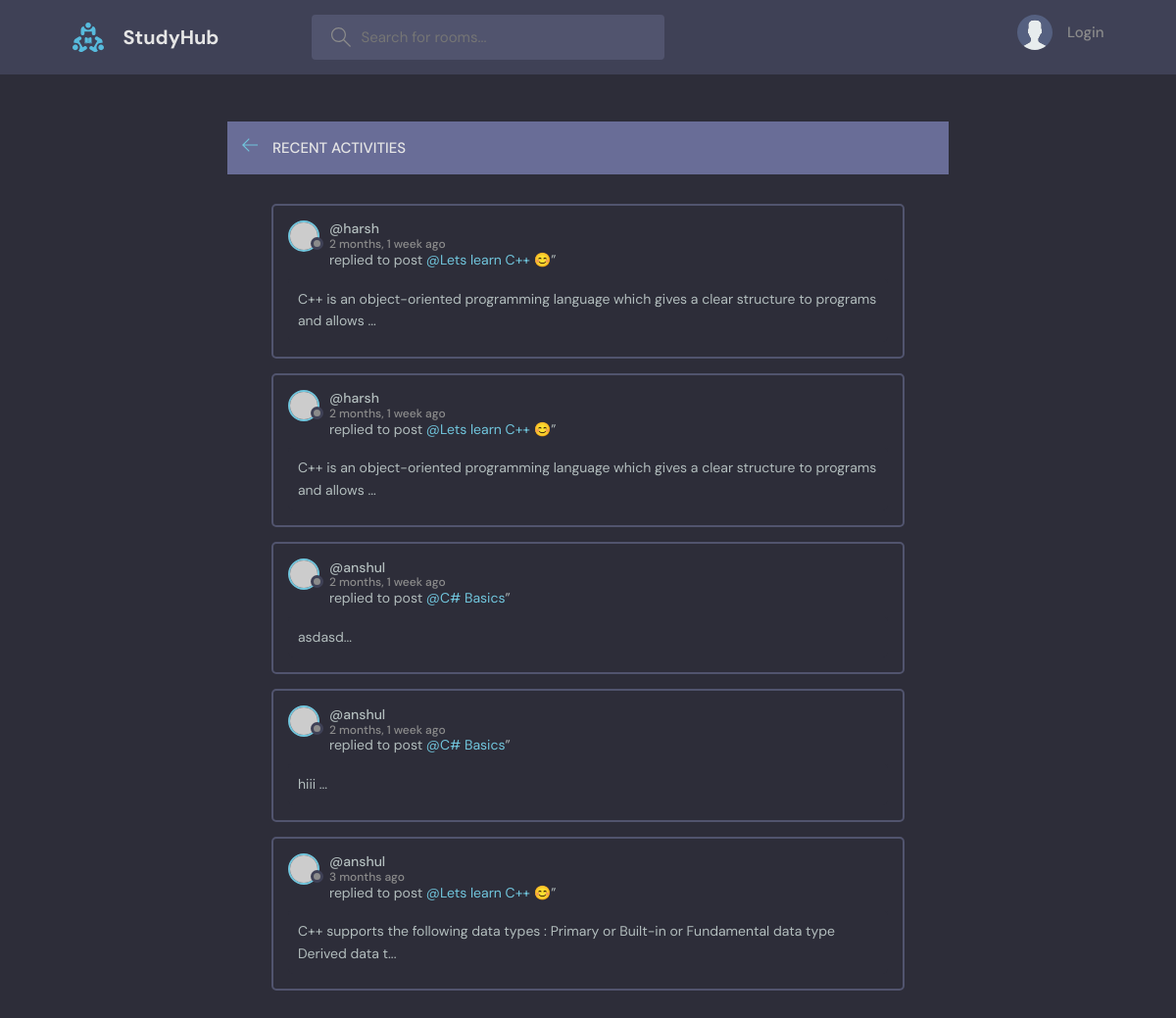
The page /recent-activity on the database its author committed.
### base/models.py (models this page shows, shortened)
class Message(models.Model):
    user = models.ForeignKey( User, on_delete=models.CASCADE)
    room =  models.ForeignKey(Room , on_delete=models.CASCADE)
    body = models.TextField()
    updated = models.DateTimeField(auto_now=True)
    created = models.DateTimeField(auto_now_add=True)
    likes = models.ManyToManyField(User , related_name='likes' ,blank=True)
    class Meta:
        ordering = ['-updated' , '-created']
    def __str__(self):
        return self.body[:100]

class Room(models.Model):
    host = models.ForeignKey(User , on_delete=models.SET_NULL , null=True)
    topic =models.ForeignKey(Topic , on_delete=models.SET_NULL , null=True )
    name = models.CharField(max_length=200)
    description = models.TextField(null=True , blank=True)
    participants = models.ManyToManyField(User , related_name='participants' ,blank=True)
    updated = models.DateTimeField(auto_now=True)
    created = models.DateTimeField(auto_now_add=True)
    class Meta:
        ordering = ['-updated' , '-created']

### base/views.py (the view)
# urls.py: path('recent-activity' , views.activityPage , name='recent-activity'),
def activityPage(request):
    room_messages = Message.objects.all()
    return render(request , 'base/activity_page.html' , {'room_messages':room_messages})

### base/templates/base/activity_page.html (shortened to what this page needs)
{% extends 'main.html' %} {% block content %}
<div style="display: grid ; place-items: center;">
  <div class="participant scroll">
    <main class="layout">
      <div class="container">
        <div class="layout">
          <div class="layout__boxHeader">
            <div class="layout__boxTitle">
              <a href="{% url 'home' %}">
                <svg
                  version="1.1"
                  xmlns="http://www.w3.org/2000/svg"
                  width="32"
                  height="32"
                  viewBox="0 0 32 32"
                >
                  <title>arrow-left</title>
                  <path
                    d="M13.723 2.286l-13.723 13.714 13.719 13.714 1.616-1.611-10.96-10.96h27.625v-2.286h-27.625l10.965-10.965-1.616-1.607z"
                  ></path>
                </svg>
              </a>
              <h3>Recent Activities</h3>
            </div>
          </div>
          <div class="activities-page layout__body">
            {% for message in room_messages %}
            <div class="activities__box">
              <div class="activities__boxHeader roomListRoom__header">
                <a
                  href="{% url 'user-profile'  message.user.id %}"
                  class="roomListRoom__author"
                >
                  <div class="avatar avatar--small">
                    <img src="https://randomuser.me/api/portraits/women/11.jpg" />
                  </div>
                  <p>
                    @{{message.user.username}}
                    <span>{{message.created|timesince}} ago</span>
                  </p>
                </a>
              </div>
              <div class="activities__boxContent">
                <p>
                  replied to post
                  <a href="{% url 'room' message.room.id %}"
                    >@{{message.room.name}}</a
                  >”
                </p>
                <div class="activities__boxRoomContent">{{message}}...</div>
              </div>
            </div>
            {% endfor %}
          </div>
        </div>
      </div>
    </main>
  </div>
</div>
{% endblock content%}

### static/styles/style.css (style rules this page uses)
:root { --color-main: #71c6dd; --color-main-light: #e1f6fb; --color-dark: #3f4156; --color-dark-medium: #51546e; --color-dark-light: #696d97; --color-light: #e5e5e5; --color-gray: #8b8b8b; --color-light-gray: #b2bdbd; --color-bg: #2d2d39; --color-success: #5dd693; --color-error: #fc4b0b; }
* { font-family: "DM Sans", -apple-system, BlinkMacSystemFont, "Segoe UI", Roboto, Oxygen, Ubuntu, Cantarell, "Open Sans", "Helvetica Neue", sans-serif; margin: 0; padding: 0; box-sizing: border-box; text-rendering: optimizeLegibility; font-size: inherit; }
html { font-size: 56.25%; }
@media only screen and (min-width: 1200px) { html { font-size: 62.5%; } }
body { line-height: 1.6; font-weight: 400; font-size: 1.5rem; color: var(--color-light-gray); background-color: var(--color-bg); min-height: 100vh; }
img { width: 100%; }
a { display: inline-block; color: var(--color-main); text-decoration: none; }
.container { max-width: 120rem; width: 90%; margin: auto; }
.avatar { position: relative; display: inline-block; border-radius: 50%; border: 2px solid var(--color-main); }
.avatar img { display: block; border-radius: 50%; object-fit: cover; object-position: center; }
.avatar::after { content: ""; display: block; position: absolute; background-color: var(--color-gray); z-index: 111; border-radius: 50%; border: 0.3rem solid var(--color-dark); }
.avatar.avatar--small img { width: 2.8rem; height: 2.8rem; }
.avatar.avatar--small:after { width: 0.7rem; height: 0.7rem; bottom: 0px; right: -6px; }
.layout { margin-top: 2.4rem; }
.layout > .container { display: flex; justify-content: space-between; align-items: flex-start; }
.layout__boxHeader { display: flex; padding: 1.5rem; background-color: var(--color-dark-light); }
.layout__boxTitle { display: flex; gap: 1.5rem; align-items: center; }
.layout__boxTitle h3 { text-transform: uppercase; font-weight: 500; color: var(--color-light); }
.layout__boxTitle svg { width: 1.6rem; height: 1.6rem; fill: var(--color-main); }
.layout__body { margin: 3rem; }
.roomListRoom__header { display: flex; justify-content: space-between; align-items: center; }
.roomListRoom__author { font-weight: 500; display: flex; align-items: center; gap: 1rem; }
.activities__box { margin: 1.5rem; padding: 1.5rem; border: 2px solid var(--color-dark-medium); border-radius: 5px; }
.activities__boxHeader p { font-size: 1.4rem; line-height: 1.3; }
.activities__boxHeader p span { color: var(--color-gray); font-size: 1.2rem; display: block; }
.activities__boxContent { margin-left: 4.2rem; }
.activities__boxContent { font-size: 1.4rem; }
.activities__boxRoomContent { background: var(--color-bg); padding: 1rem; border-radius: 5px; margin-top: 1rem; margin-left: -4.2rem; }
.participant { display: flex; align-items: center; gap: 1.5rem; margin-bottom: 2rem; }
.participant p { color: var(--color-light-gray); line-height: 1.2; }
.participant span { display: block; font-weight: 500; color: var(--color-main); font-weight: 1.4rem; }

### rows shown on the page
Message: user.username "harsh", created "2 months, 1 week", room.name "Lets learn C++ 😊", body "C++ is an object-oriented programming language which gives a clear structure to programs and allows"
Message: user.username "harsh", created "2 months, 1 week", room.name "Lets learn C++ 😊", body "C++ is an object-oriented programming language which gives a clear structure to programs and allows"
Message: user.username "anshul", created "2 months, 1 week", room.name "C# Basics", body "asdasd"
Message: user.username "anshul", created "2 months, 1 week", room.name "C# Basics", body "hiii"
Message: user.username "anshul", created "3 months", room.name "Lets learn C++ 😊", body "C++ supports the following data types : Primary or Built-in or Fundamental data type Derived data t"
